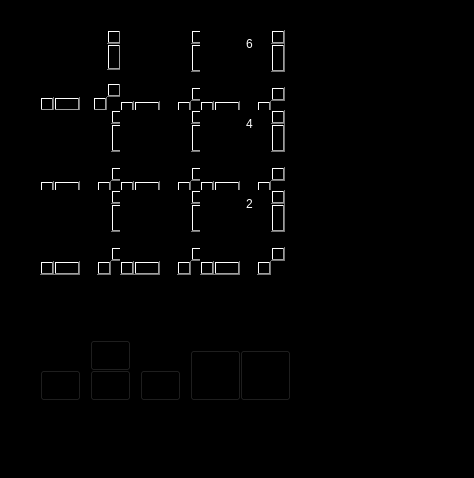
<?xml version="1.0" encoding="UTF-8"?>
<ui version="4.0">
 <class>Form</class>
 <widget class="QWidget" name="Form">
  <property name="geometry">
   <rect>
    <x>0</x>
    <y>0</y>
    <width>474</width>
    <height>478</height>
   </rect>
  </property>
  <property name="windowTitle">
   <string>Form</string>
  </property>
  <property name="styleSheet">
   <string notr="true">background-color: rgb(0, 0, 0);
</string>
  </property>
  <widget class="QTableWidget" name="section5">
   <property name="geometry">
    <rect>
     <x>120</x>
     <y>110</y>
     <width>85</width>
     <height>85</height>
    </rect>
   </property>
   <property name="styleSheet">
    <string notr="true"/>
   </property>
   <property name="frameShape">
    <enum>QFrame::NoFrame</enum>
   </property>
   <property name="selectionMode">
    <enum>QAbstractItemView::NoSelection</enum>
   </property>
   <property name="showGrid">
    <bool>true</bool>
   </property>
   <attribute name="horizontalHeaderVisible">
    <bool>false</bool>
   </attribute>
   <attribute name="verticalHeaderVisible">
    <bool>false</bool>
   </attribute>
   <row>
    <property name="text">
     <string>New Row</string>
    </property>
   </row>
   <row>
    <property name="text">
     <string>New Row</string>
    </property>
   </row>
   <row>
    <property name="text">
     <string>New Row</string>
    </property>
   </row>
   <column>
    <property name="text">
     <string>New Column</string>
    </property>
   </column>
   <column>
    <property name="text">
     <string>New Column</string>
    </property>
   </column>
   <column>
    <property name="text">
     <string>New Column</string>
    </property>
   </column>
   <item row="0" column="0">
    <property name="icon">
     <iconset resource="icon/drone.qrc">
      <normaloff>:/frame/frame/r.png</normaloff>:/frame/frame/r.png</iconset>
    </property>
   </item>
   <item row="0" column="2">
    <property name="icon">
     <iconset resource="icon/drone.qrc">
      <normaloff>:/frame/frame/l.png</normaloff>:/frame/frame/l.png</iconset>
    </property>
   </item>
   <item row="2" column="0">
    <property name="icon">
     <iconset resource="icon/drone.qrc">
      <normaloff>:/frame/frame/rd.png</normaloff>:/frame/frame/rd.png</iconset>
    </property>
   </item>
   <item row="2" column="2">
    <property name="icon">
     <iconset resource="icon/drone.qrc">
      <normaloff>:/frame/frame/ld.png</normaloff>:/frame/frame/ld.png</iconset>
    </property>
   </item>
  </widget>
  <widget class="QTableWidget" name="section6">
   <property name="geometry">
    <rect>
     <x>200</x>
     <y>110</y>
     <width>85</width>
     <height>85</height>
    </rect>
   </property>
   <property name="styleSheet">
    <string notr="true"/>
   </property>
   <property name="frameShape">
    <enum>QFrame::NoFrame</enum>
   </property>
   <property name="selectionMode">
    <enum>QAbstractItemView::NoSelection</enum>
   </property>
   <property name="showGrid">
    <bool>true</bool>
   </property>
   <attribute name="horizontalHeaderVisible">
    <bool>false</bool>
   </attribute>
   <attribute name="verticalHeaderVisible">
    <bool>false</bool>
   </attribute>
   <row>
    <property name="text">
     <string>New Row</string>
    </property>
   </row>
   <row>
    <property name="text">
     <string>New Row</string>
    </property>
   </row>
   <row>
    <property name="text">
     <string>New Row</string>
    </property>
   </row>
   <column>
    <property name="text">
     <string>New Column</string>
    </property>
   </column>
   <column>
    <property name="text">
     <string>New Column</string>
    </property>
   </column>
   <column>
    <property name="text">
     <string>New Column</string>
    </property>
   </column>
   <item row="0" column="0">
    <property name="text">
     <string>4</string>
    </property>
    <property name="textAlignment">
     <set>AlignCenter</set>
    </property>
    <property name="foreground">
     <brush brushstyle="SolidPattern">
      <color alpha="255">
       <red>255</red>
       <green>255</green>
       <blue>255</blue>
      </color>
     </brush>
    </property>
   </item>
   <item row="0" column="2">
    <property name="text">
     <string/>
    </property>
    <property name="icon">
     <iconset resource="icon/drone.qrc">
      <normaloff>:/frame/frame/r.png</normaloff>:/frame/frame/r.png</iconset>
    </property>
   </item>
   <item row="1" column="2">
    <property name="text">
     <string/>
    </property>
    <property name="icon">
     <iconset resource="icon/drone.qrc">
      <normaloff>:/frame/frame/r.png</normaloff>:/frame/frame/r.png</iconset>
    </property>
   </item>
   <item row="2" column="0">
    <property name="text">
     <string/>
    </property>
    <property name="icon">
     <iconset resource="icon/drone.qrc">
      <normaloff>:/frame/frame/d.png</normaloff>:/frame/frame/d.png</iconset>
    </property>
   </item>
   <item row="2" column="2">
    <property name="text">
     <string/>
    </property>
    <property name="icon">
     <iconset resource="icon/drone.qrc">
      <normaloff>:/frame/frame/rd.png</normaloff>:/frame/frame/rd.png</iconset>
    </property>
   </item>
  </widget>
  <widget class="QTableWidget" name="section3">
   <property name="geometry">
    <rect>
     <x>200</x>
     <y>190</y>
     <width>85</width>
     <height>85</height>
    </rect>
   </property>
   <property name="styleSheet">
    <string notr="true"/>
   </property>
   <property name="frameShape">
    <enum>QFrame::NoFrame</enum>
   </property>
   <property name="selectionMode">
    <enum>QAbstractItemView::NoSelection</enum>
   </property>
   <property name="textElideMode">
    <enum>Qt::ElideNone</enum>
   </property>
   <property name="showGrid">
    <bool>true</bool>
   </property>
   <attribute name="horizontalHeaderVisible">
    <bool>false</bool>
   </attribute>
   <attribute name="verticalHeaderVisible">
    <bool>false</bool>
   </attribute>
   <row>
    <property name="text">
     <string>New Row</string>
    </property>
   </row>
   <row>
    <property name="text">
     <string>New Row</string>
    </property>
   </row>
   <row>
    <property name="text">
     <string>New Row</string>
    </property>
   </row>
   <column>
    <property name="text">
     <string>New Column</string>
    </property>
   </column>
   <column>
    <property name="text">
     <string>New Column</string>
    </property>
   </column>
   <column>
    <property name="text">
     <string>New Column</string>
    </property>
   </column>
   <item row="0" column="0">
    <property name="text">
     <string>2</string>
    </property>
    <property name="textAlignment">
     <set>AlignCenter</set>
    </property>
    <property name="foreground">
     <brush brushstyle="SolidPattern">
      <color alpha="255">
       <red>255</red>
       <green>255</green>
       <blue>255</blue>
      </color>
     </brush>
    </property>
   </item>
   <item row="0" column="2">
    <property name="text">
     <string/>
    </property>
    <property name="icon">
     <iconset resource="icon/drone.qrc">
      <normaloff>:/frame/frame/r.png</normaloff>:/frame/frame/r.png</iconset>
    </property>
   </item>
   <item row="1" column="2">
    <property name="text">
     <string/>
    </property>
    <property name="icon">
     <iconset resource="icon/drone.qrc">
      <normaloff>:/frame/frame/r.png</normaloff>:/frame/frame/r.png</iconset>
    </property>
   </item>
   <item row="2" column="0">
    <property name="text">
     <string/>
    </property>
    <property name="icon">
     <iconset resource="icon/drone.qrc">
      <normaloff>:/frame/frame/d.png</normaloff>:/frame/frame/d.png</iconset>
    </property>
   </item>
   <item row="2" column="1">
    <property name="text">
     <string/>
    </property>
    <property name="icon">
     <iconset resource="icon/drone.qrc">
      <normaloff>:/frame/frame/d.png</normaloff>:/frame/frame/d.png</iconset>
    </property>
   </item>
   <item row="2" column="2">
    <property name="text">
     <string/>
    </property>
    <property name="icon">
     <iconset resource="icon/drone.qrc">
      <normaloff>:/frame/frame/rd.png</normaloff>:/frame/frame/rd.png</iconset>
    </property>
   </item>
  </widget>
  <widget class="QTableWidget" name="section4">
   <property name="geometry">
    <rect>
     <x>40</x>
     <y>110</y>
     <width>85</width>
     <height>85</height>
    </rect>
   </property>
   <property name="styleSheet">
    <string notr="true"/>
   </property>
   <property name="frameShape">
    <enum>QFrame::NoFrame</enum>
   </property>
   <property name="selectionMode">
    <enum>QAbstractItemView::NoSelection</enum>
   </property>
   <property name="showGrid">
    <bool>true</bool>
   </property>
   <attribute name="horizontalHeaderVisible">
    <bool>false</bool>
   </attribute>
   <attribute name="verticalHeaderVisible">
    <bool>false</bool>
   </attribute>
   <row>
    <property name="text">
     <string>New Row</string>
    </property>
   </row>
   <row>
    <property name="text">
     <string>New Row</string>
    </property>
   </row>
   <row>
    <property name="text">
     <string>New Row</string>
    </property>
   </row>
   <column>
    <property name="text">
     <string>New Column</string>
    </property>
   </column>
   <column>
    <property name="text">
     <string>New Column</string>
    </property>
   </column>
   <column>
    <property name="text">
     <string>New Column</string>
    </property>
   </column>
   <item row="0" column="0">
    <property name="text">
     <string/>
    </property>
    <property name="icon">
     <iconset resource="icon/drone.qrc">
      <normaloff>:/frame/frame/l.png</normaloff>:/frame/frame/l.png</iconset>
    </property>
   </item>
   <item row="0" column="2">
    <property name="text">
     <string>3</string>
    </property>
    <property name="textAlignment">
     <set>AlignCenter</set>
    </property>
    <property name="foreground">
     <brush brushstyle="SolidPattern">
      <color alpha="255">
       <red>255</red>
       <green>255</green>
       <blue>255</blue>
      </color>
     </brush>
    </property>
   </item>
   <item row="1" column="0">
    <property name="text">
     <string/>
    </property>
    <property name="icon">
     <iconset resource="icon/drone.qrc">
      <normaloff>:/frame/frame/l.png</normaloff>:/frame/frame/l.png</iconset>
    </property>
   </item>
   <item row="2" column="0">
    <property name="text">
     <string/>
    </property>
    <property name="icon">
     <iconset resource="icon/drone.qrc">
      <normaloff>:/frame/frame/ld.png</normaloff>:/frame/frame/ld.png</iconset>
    </property>
   </item>
   <item row="2" column="2">
    <property name="text">
     <string/>
    </property>
    <property name="icon">
     <iconset resource="icon/drone.qrc">
      <normaloff>:/frame/frame/d.png</normaloff>:/frame/frame/d.png</iconset>
    </property>
   </item>
  </widget>
  <widget class="QTableWidget" name="section2">
   <property name="geometry">
    <rect>
     <x>120</x>
     <y>190</y>
     <width>85</width>
     <height>85</height>
    </rect>
   </property>
   <property name="styleSheet">
    <string notr="true"/>
   </property>
   <property name="frameShape">
    <enum>QFrame::NoFrame</enum>
   </property>
   <property name="selectionMode">
    <enum>QAbstractItemView::NoSelection</enum>
   </property>
   <property name="showGrid">
    <bool>true</bool>
   </property>
   <attribute name="horizontalHeaderVisible">
    <bool>false</bool>
   </attribute>
   <attribute name="verticalHeaderVisible">
    <bool>false</bool>
   </attribute>
   <row>
    <property name="text">
     <string>New Row</string>
    </property>
   </row>
   <row>
    <property name="text">
     <string>New Row</string>
    </property>
   </row>
   <row>
    <property name="text">
     <string>New Row</string>
    </property>
   </row>
   <column>
    <property name="text">
     <string>New Column</string>
    </property>
   </column>
   <column>
    <property name="text">
     <string>New Column</string>
    </property>
   </column>
   <column>
    <property name="text">
     <string>New Column</string>
    </property>
   </column>
   <item row="0" column="0">
    <property name="icon">
     <iconset resource="icon/drone.qrc">
      <normaloff>:/frame/frame/r.png</normaloff>:/frame/frame/r.png</iconset>
    </property>
   </item>
   <item row="0" column="2">
    <property name="icon">
     <iconset resource="icon/drone.qrc">
      <normaloff>:/frame/frame/l.png</normaloff>:/frame/frame/l.png</iconset>
    </property>
   </item>
   <item row="2" column="0">
    <property name="text">
     <string/>
    </property>
    <property name="icon">
     <iconset resource="icon/drone.qrc">
      <normaloff>:/frame/frame/rd.png</normaloff>:/frame/frame/rd.png</iconset>
    </property>
   </item>
   <item row="2" column="1">
    <property name="text">
     <string/>
    </property>
    <property name="icon">
     <iconset resource="icon/drone.qrc">
      <normaloff>:/frame/frame/d.png</normaloff>:/frame/frame/d.png</iconset>
    </property>
   </item>
   <item row="2" column="2">
    <property name="text">
     <string/>
    </property>
    <property name="icon">
     <iconset resource="icon/drone.qrc">
      <normaloff>:/frame/frame/ld.png</normaloff>:/frame/frame/ld.png</iconset>
    </property>
   </item>
  </widget>
  <widget class="QTableWidget" name="section1">
   <property name="geometry">
    <rect>
     <x>40</x>
     <y>190</y>
     <width>85</width>
     <height>85</height>
    </rect>
   </property>
   <property name="styleSheet">
    <string notr="true"/>
   </property>
   <property name="frameShape">
    <enum>QFrame::NoFrame</enum>
   </property>
   <property name="selectionMode">
    <enum>QAbstractItemView::NoSelection</enum>
   </property>
   <property name="showGrid">
    <bool>true</bool>
   </property>
   <attribute name="horizontalHeaderVisible">
    <bool>false</bool>
   </attribute>
   <attribute name="verticalHeaderVisible">
    <bool>false</bool>
   </attribute>
   <row>
    <property name="text">
     <string>New Row</string>
    </property>
   </row>
   <row>
    <property name="text">
     <string>New Row</string>
    </property>
   </row>
   <row>
    <property name="text">
     <string>New Row</string>
    </property>
   </row>
   <column>
    <property name="text">
     <string>New Column</string>
    </property>
   </column>
   <column>
    <property name="text">
     <string>New Column</string>
    </property>
   </column>
   <column>
    <property name="text">
     <string>New Column</string>
    </property>
   </column>
   <item row="0" column="0">
    <property name="text">
     <string/>
    </property>
    <property name="foreground">
     <brush brushstyle="SolidPattern">
      <color alpha="255">
       <red>255</red>
       <green>255</green>
       <blue>255</blue>
      </color>
     </brush>
    </property>
    <property name="icon">
     <iconset resource="icon/drone.qrc">
      <normaloff>:/frame/frame/l.png</normaloff>:/frame/frame/l.png</iconset>
    </property>
   </item>
   <item row="0" column="2">
    <property name="text">
     <string>1</string>
    </property>
    <property name="textAlignment">
     <set>AlignCenter</set>
    </property>
    <property name="background">
     <brush brushstyle="SolidPattern">
      <color alpha="255">
       <red>0</red>
       <green>0</green>
       <blue>0</blue>
      </color>
     </brush>
    </property>
    <property name="foreground">
     <brush brushstyle="NoBrush">
      <color alpha="255">
       <red>255</red>
       <green>255</green>
       <blue>255</blue>
      </color>
     </brush>
    </property>
   </item>
   <item row="1" column="0">
    <property name="text">
     <string/>
    </property>
    <property name="icon">
     <iconset resource="icon/drone.qrc">
      <normaloff>:/frame/frame/l.png</normaloff>:/frame/frame/l.png</iconset>
    </property>
   </item>
   <item row="1" column="1">
    <property name="text">
     <string/>
    </property>
    <property name="textAlignment">
     <set>AlignJustify|AlignVCenter</set>
    </property>
    <property name="foreground">
     <brush brushstyle="NoBrush">
      <color alpha="255">
       <red>0</red>
       <green>0</green>
       <blue>0</blue>
      </color>
     </brush>
    </property>
   </item>
   <item row="2" column="0">
    <property name="text">
     <string/>
    </property>
    <property name="icon">
     <iconset resource="icon/drone.qrc">
      <normaloff>:/frame/frame/ld.png</normaloff>:/frame/frame/ld.png</iconset>
    </property>
   </item>
   <item row="2" column="1">
    <property name="text">
     <string/>
    </property>
    <property name="icon">
     <iconset resource="icon/drone.qrc">
      <normaloff>:/frame/frame/d.png</normaloff>:/frame/frame/d.png</iconset>
    </property>
   </item>
   <item row="2" column="2">
    <property name="text">
     <string/>
    </property>
    <property name="icon">
     <iconset resource="icon/drone.qrc">
      <normaloff>:/frame/frame/d.png</normaloff>:/frame/frame/d.png</iconset>
    </property>
   </item>
  </widget>
  <widget class="QLabel" name="background">
   <property name="geometry">
    <rect>
     <x>-10</x>
     <y>-30</y>
     <width>341</width>
     <height>491</height>
    </rect>
   </property>
   <property name="text">
    <string/>
   </property>
   <property name="pixmap">
    <pixmap resource="icon/drone.qrc">:/background/frame.png</pixmap>
   </property>
   <property name="scaledContents">
    <bool>true</bool>
   </property>
  </widget>
  <widget class="QPushButton" name="btn_up">
   <property name="geometry">
    <rect>
     <x>90</x>
     <y>340</y>
     <width>41</width>
     <height>31</height>
    </rect>
   </property>
   <property name="cursor">
    <cursorShape>PointingHandCursor</cursorShape>
   </property>
   <property name="text">
    <string/>
   </property>
   <property name="icon">
    <iconset resource="icon/drone.qrc">
     <normaloff>:/controlBtn/controlbtn/up.png</normaloff>:/controlBtn/controlbtn/up.png</iconset>
   </property>
   <property name="iconSize">
    <size>
     <width>40</width>
     <height>40</height>
    </size>
   </property>
  </widget>
  <widget class="QPushButton" name="btn_right">
   <property name="geometry">
    <rect>
     <x>140</x>
     <y>370</y>
     <width>41</width>
     <height>31</height>
    </rect>
   </property>
   <property name="cursor">
    <cursorShape>PointingHandCursor</cursorShape>
   </property>
   <property name="text">
    <string/>
   </property>
   <property name="icon">
    <iconset resource="icon/drone.qrc">
     <normaloff>:/controlBtn/controlbtn/right.png</normaloff>:/controlBtn/controlbtn/right.png</iconset>
   </property>
   <property name="iconSize">
    <size>
     <width>40</width>
     <height>40</height>
    </size>
   </property>
  </widget>
  <widget class="QPushButton" name="btn_left">
   <property name="geometry">
    <rect>
     <x>40</x>
     <y>370</y>
     <width>41</width>
     <height>31</height>
    </rect>
   </property>
   <property name="cursor">
    <cursorShape>PointingHandCursor</cursorShape>
   </property>
   <property name="styleSheet">
    <string notr="true">QPushButton { border-image: url(c:/Data/navArrowsSelected.png); } QPushButton : focus { border-image: url(c:/icons/button-hover.png); }</string>
   </property>
   <property name="text">
    <string/>
   </property>
   <property name="icon">
    <iconset resource="icon/drone.qrc">
     <normaloff>:/controlBtn/controlbtn/left.png</normaloff>:/controlBtn/controlbtn/left.png</iconset>
   </property>
   <property name="iconSize">
    <size>
     <width>40</width>
     <height>40</height>
    </size>
   </property>
  </widget>
  <widget class="QPushButton" name="btn_down">
   <property name="geometry">
    <rect>
     <x>90</x>
     <y>370</y>
     <width>41</width>
     <height>31</height>
    </rect>
   </property>
   <property name="cursor">
    <cursorShape>PointingHandCursor</cursorShape>
   </property>
   <property name="text">
    <string/>
   </property>
   <property name="icon">
    <iconset resource="icon/drone.qrc">
     <normaloff>:/controlBtn/controlbtn/down.png</normaloff>:/controlBtn/controlbtn/down.png</iconset>
   </property>
   <property name="iconSize">
    <size>
     <width>40</width>
     <height>40</height>
    </size>
   </property>
  </widget>
  <widget class="QPushButton" name="btn_finish">
   <property name="geometry">
    <rect>
     <x>240</x>
     <y>350</y>
     <width>51</width>
     <height>51</height>
    </rect>
   </property>
   <property name="cursor">
    <cursorShape>PointingHandCursor</cursorShape>
   </property>
   <property name="text">
    <string/>
   </property>
   <property name="icon">
    <iconset resource="icon/drone.qrc">
     <normaloff>:/controlBtn/controlbtn/finish.png</normaloff>:/controlBtn/controlbtn/finish.png</iconset>
   </property>
   <property name="iconSize">
    <size>
     <width>45</width>
     <height>45</height>
    </size>
   </property>
  </widget>
  <widget class="QTableWidget" name="section7">
   <property name="geometry">
    <rect>
     <x>38</x>
     <y>28</y>
     <width>85</width>
     <height>85</height>
    </rect>
   </property>
   <property name="styleSheet">
    <string notr="true"/>
   </property>
   <property name="frameShape">
    <enum>QFrame::Box</enum>
   </property>
   <property name="selectionMode">
    <enum>QAbstractItemView::NoSelection</enum>
   </property>
   <property name="showGrid">
    <bool>true</bool>
   </property>
   <attribute name="horizontalHeaderVisible">
    <bool>false</bool>
   </attribute>
   <attribute name="verticalHeaderVisible">
    <bool>false</bool>
   </attribute>
   <row>
    <property name="text">
     <string>New Row</string>
    </property>
   </row>
   <row>
    <property name="text">
     <string>New Row</string>
    </property>
   </row>
   <row>
    <property name="text">
     <string>New Row</string>
    </property>
   </row>
   <column>
    <property name="text">
     <string>New Column</string>
    </property>
   </column>
   <column>
    <property name="text">
     <string>New Column</string>
    </property>
   </column>
   <column>
    <property name="text">
     <string>New Column</string>
    </property>
   </column>
   <item row="0" column="0">
    <property name="text">
     <string/>
    </property>
    <property name="icon">
     <iconset resource="icon/drone.qrc">
      <normaloff>:/frame/frame/lu.png</normaloff>:/frame/frame/lu.png</iconset>
    </property>
   </item>
   <item row="0" column="1">
    <property name="text">
     <string/>
    </property>
    <property name="icon">
     <iconset resource="icon/drone.qrc">
      <normaloff>:/frame/frame/u.png</normaloff>:/frame/frame/u.png</iconset>
    </property>
   </item>
   <item row="0" column="2">
    <property name="text">
     <string/>
    </property>
    <property name="icon">
     <iconset resource="icon/drone.qrc">
      <normaloff>:/frame/frame/u.png</normaloff>:/frame/frame/u.png</iconset>
    </property>
   </item>
   <item row="1" column="0">
    <property name="text">
     <string/>
    </property>
    <property name="icon">
     <iconset resource="icon/drone.qrc">
      <normaloff>:/frame/frame/l.png</normaloff>:/frame/frame/l.png</iconset>
    </property>
   </item>
   <item row="2" column="0">
    <property name="text">
     <string/>
    </property>
    <property name="icon">
     <iconset resource="icon/drone.qrc">
      <normaloff>:/frame/frame/ld.png</normaloff>:/frame/frame/ld.png</iconset>
    </property>
   </item>
   <item row="2" column="2">
    <property name="icon">
     <iconset resource="icon/drone.qrc">
      <normaloff>:/frame/frame/d.png</normaloff>:/frame/frame/d.png</iconset>
    </property>
   </item>
  </widget>
  <widget class="QTableWidget" name="section8">
   <property name="geometry">
    <rect>
     <x>120</x>
     <y>30</y>
     <width>85</width>
     <height>85</height>
    </rect>
   </property>
   <property name="styleSheet">
    <string notr="true"/>
   </property>
   <property name="frameShape">
    <enum>QFrame::NoFrame</enum>
   </property>
   <property name="selectionMode">
    <enum>QAbstractItemView::NoSelection</enum>
   </property>
   <property name="showGrid">
    <bool>true</bool>
   </property>
   <attribute name="horizontalHeaderVisible">
    <bool>false</bool>
   </attribute>
   <attribute name="verticalHeaderVisible">
    <bool>false</bool>
   </attribute>
   <row>
    <property name="text">
     <string>New Row</string>
    </property>
   </row>
   <row>
    <property name="text">
     <string>New Row</string>
    </property>
   </row>
   <row>
    <property name="text">
     <string>New Row</string>
    </property>
   </row>
   <column>
    <property name="text">
     <string>New Column</string>
    </property>
   </column>
   <column>
    <property name="text">
     <string>New Column</string>
    </property>
   </column>
   <column>
    <property name="text">
     <string>New Column</string>
    </property>
   </column>
   <item row="0" column="0">
    <property name="text">
     <string/>
    </property>
    <property name="icon">
     <iconset resource="icon/drone.qrc">
      <normaloff>:/frame/frame/ru.png</normaloff>:/frame/frame/ru.png</iconset>
    </property>
   </item>
   <item row="0" column="1">
    <property name="text">
     <string/>
    </property>
    <property name="icon">
     <iconset resource="icon/drone.qrc">
      <normaloff>:/frame/frame/u.png</normaloff>:/frame/frame/u.png</iconset>
    </property>
   </item>
   <item row="0" column="2">
    <property name="text">
     <string/>
    </property>
    <property name="icon">
     <iconset resource="icon/drone.qrc">
      <normaloff>:/frame/frame/lu.png</normaloff>:/frame/frame/lu.png</iconset>
    </property>
   </item>
   <item row="2" column="0">
    <property name="text">
     <string/>
    </property>
    <property name="icon">
     <iconset resource="icon/drone.qrc">
      <normaloff>:/frame/frame/rd.png</normaloff>:/frame/frame/rd.png</iconset>
    </property>
   </item>
   <item row="2" column="2">
    <property name="text">
     <string/>
    </property>
    <property name="icon">
     <iconset resource="icon/drone.qrc">
      <normaloff>:/frame/frame/ld.png</normaloff>:/frame/frame/ld.png</iconset>
    </property>
   </item>
  </widget>
  <widget class="QTableWidget" name="section9">
   <property name="geometry">
    <rect>
     <x>200</x>
     <y>30</y>
     <width>85</width>
     <height>85</height>
    </rect>
   </property>
   <property name="styleSheet">
    <string notr="true"/>
   </property>
   <property name="frameShape">
    <enum>QFrame::NoFrame</enum>
   </property>
   <property name="selectionMode">
    <enum>QAbstractItemView::NoSelection</enum>
   </property>
   <property name="showGrid">
    <bool>true</bool>
   </property>
   <attribute name="horizontalHeaderVisible">
    <bool>false</bool>
   </attribute>
   <attribute name="verticalHeaderVisible">
    <bool>false</bool>
   </attribute>
   <row>
    <property name="text">
     <string>New Row</string>
    </property>
   </row>
   <row>
    <property name="text">
     <string>New Row</string>
    </property>
   </row>
   <row>
    <property name="text">
     <string>New Row</string>
    </property>
   </row>
   <column>
    <property name="text">
     <string>New Column</string>
    </property>
   </column>
   <column>
    <property name="text">
     <string>New Column</string>
    </property>
   </column>
   <column>
    <property name="text">
     <string>New Column</string>
    </property>
   </column>
   <item row="0" column="0">
    <property name="text">
     <string>6</string>
    </property>
    <property name="textAlignment">
     <set>AlignCenter</set>
    </property>
    <property name="background">
     <brush brushstyle="NoBrush">
      <color alpha="255">
       <red>0</red>
       <green>0</green>
       <blue>0</blue>
      </color>
     </brush>
    </property>
    <property name="foreground">
     <brush brushstyle="SolidPattern">
      <color alpha="255">
       <red>255</red>
       <green>255</green>
       <blue>255</blue>
      </color>
     </brush>
    </property>
    <property name="icon">
     <iconset resource="icon/drone.qrc">
      <normaloff>:/frame/frame/u.png</normaloff>:/frame/frame/u.png</iconset>
    </property>
   </item>
   <item row="0" column="1">
    <property name="text">
     <string/>
    </property>
    <property name="icon">
     <iconset resource="icon/drone.qrc">
      <normaloff>:/frame/frame/u.png</normaloff>:/frame/frame/u.png</iconset>
    </property>
   </item>
   <item row="0" column="2">
    <property name="text">
     <string/>
    </property>
    <property name="icon">
     <iconset resource="icon/drone.qrc">
      <normaloff>:/frame/frame/ru.png</normaloff>:/frame/frame/ru.png</iconset>
    </property>
   </item>
   <item row="1" column="2">
    <property name="text">
     <string/>
    </property>
    <property name="icon">
     <iconset resource="icon/drone.qrc">
      <normaloff>:/frame/frame/r.png</normaloff>:/frame/frame/r.png</iconset>
    </property>
   </item>
   <item row="2" column="0">
    <property name="text">
     <string/>
    </property>
    <property name="icon">
     <iconset resource="icon/drone.qrc">
      <normaloff>:/frame/frame/d.png</normaloff>:/frame/frame/d.png</iconset>
    </property>
   </item>
   <item row="2" column="2">
    <property name="text">
     <string/>
    </property>
    <property name="icon">
     <iconset resource="icon/drone.qrc">
      <normaloff>:/frame/frame/rd.png</normaloff>:/frame/frame/rd.png</iconset>
    </property>
   </item>
  </widget>
  <widget class="QTextEdit" name="textEdit">
   <property name="geometry">
    <rect>
     <x>20</x>
     <y>290</y>
     <width>281</width>
     <height>41</height>
    </rect>
   </property>
   <property name="styleSheet">
    <string notr="true">color : rgb(78, 182, 255);</string>
   </property>
   <property name="frameShape">
    <enum>QFrame::NoFrame</enum>
   </property>
   <property name="verticalScrollBarPolicy">
    <enum>Qt::ScrollBarAlwaysOff</enum>
   </property>
   <property name="horizontalScrollBarPolicy">
    <enum>Qt::ScrollBarAlwaysOff</enum>
   </property>
   <property name="undoRedoEnabled">
    <bool>false</bool>
   </property>
   <property name="acceptRichText">
    <bool>false</bool>
   </property>
   <property name="textInteractionFlags">
    <set>Qt::NoTextInteraction</set>
   </property>
  </widget>
  <widget class="QPushButton" name="btn_rewind">
   <property name="geometry">
    <rect>
     <x>190</x>
     <y>350</y>
     <width>51</width>
     <height>51</height>
    </rect>
   </property>
   <property name="cursor">
    <cursorShape>PointingHandCursor</cursorShape>
   </property>
   <property name="text">
    <string/>
   </property>
   <property name="icon">
    <iconset resource="icon/drone.qrc">
     <normaloff>:/controlBtn/controlbtn/rewind.png</normaloff>:/controlBtn/controlbtn/rewind.png</iconset>
   </property>
   <property name="iconSize">
    <size>
     <width>45</width>
     <height>45</height>
    </size>
   </property>
  </widget>
  <zorder>background</zorder>
  <zorder>btn_up</zorder>
  <zorder>btn_right</zorder>
  <zorder>btn_left</zorder>
  <zorder>btn_down</zorder>
  <zorder>btn_finish</zorder>
  <zorder>section7</zorder>
  <zorder>section8</zorder>
  <zorder>section9</zorder>
  <zorder>section4</zorder>
  <zorder>section5</zorder>
  <zorder>section6</zorder>
  <zorder>section1</zorder>
  <zorder>section2</zorder>
  <zorder>section3</zorder>
  <zorder>textEdit</zorder>
  <zorder>btn_rewind</zorder>
 </widget>
 <resources>
  <include location="icon/drone.qrc"/>
  <include location="../../.designer/backup/icon/drone.qrc"/>
 </resources>
 <connections>
  <connection>
   <sender>btn_up</sender>
   <signal>clicked()</signal>
   <receiver>Form</receiver>
   <slot>doUp()</slot>
   <hints>
    <hint type="sourcelabel">
     <x>105</x>
     <y>317</y>
    </hint>
    <hint type="destinationlabel">
     <x>401</x>
     <y>297</y>
    </hint>
   </hints>
  </connection>
  <connection>
   <sender>btn_down</sender>
   <signal>clicked()</signal>
   <receiver>Form</receiver>
   <slot>doDown()</slot>
   <hints>
    <hint type="sourcelabel">
     <x>90</x>
     <y>346</y>
    </hint>
    <hint type="destinationlabel">
     <x>95</x>
     <y>441</y>
    </hint>
   </hints>
  </connection>
  <connection>
   <sender>btn_left</sender>
   <signal>clicked()</signal>
   <receiver>Form</receiver>
   <slot>doLeft()</slot>
   <hints>
    <hint type="sourcelabel">
     <x>58</x>
     <y>356</y>
    </hint>
    <hint type="destinationlabel">
     <x>36</x>
     <y>425</y>
    </hint>
   </hints>
  </connection>
  <connection>
   <sender>btn_finish</sender>
   <signal>clicked()</signal>
   <receiver>Form</receiver>
   <slot>doFinish()</slot>
   <hints>
    <hint type="sourcelabel">
     <x>266</x>
     <y>350</y>
    </hint>
    <hint type="destinationlabel">
     <x>375</x>
     <y>377</y>
    </hint>
   </hints>
  </connection>
  <connection>
   <sender>btn_right</sender>
   <signal>clicked()</signal>
   <receiver>Form</receiver>
   <slot>doRight()</slot>
   <hints>
    <hint type="sourcelabel">
     <x>172</x>
     <y>338</y>
    </hint>
    <hint type="destinationlabel">
     <x>191</x>
     <y>417</y>
    </hint>
   </hints>
  </connection>
  <connection>
   <sender>btn_rewind</sender>
   <signal>clicked()</signal>
   <receiver>Form</receiver>
   <slot>doRewind()</slot>
   <hints>
    <hint type="sourcelabel">
     <x>227</x>
     <y>384</y>
    </hint>
    <hint type="destinationlabel">
     <x>388</x>
     <y>443</y>
    </hint>
   </hints>
  </connection>
 </connections>
 <slots>
  <slot>doUp()</slot>
  <slot>doDown()</slot>
  <slot>doLeft()</slot>
  <slot>doRight()</slot>
  <slot>doRewind()</slot>
  <slot>doFinish()</slot>
 </slots>
</ui>
